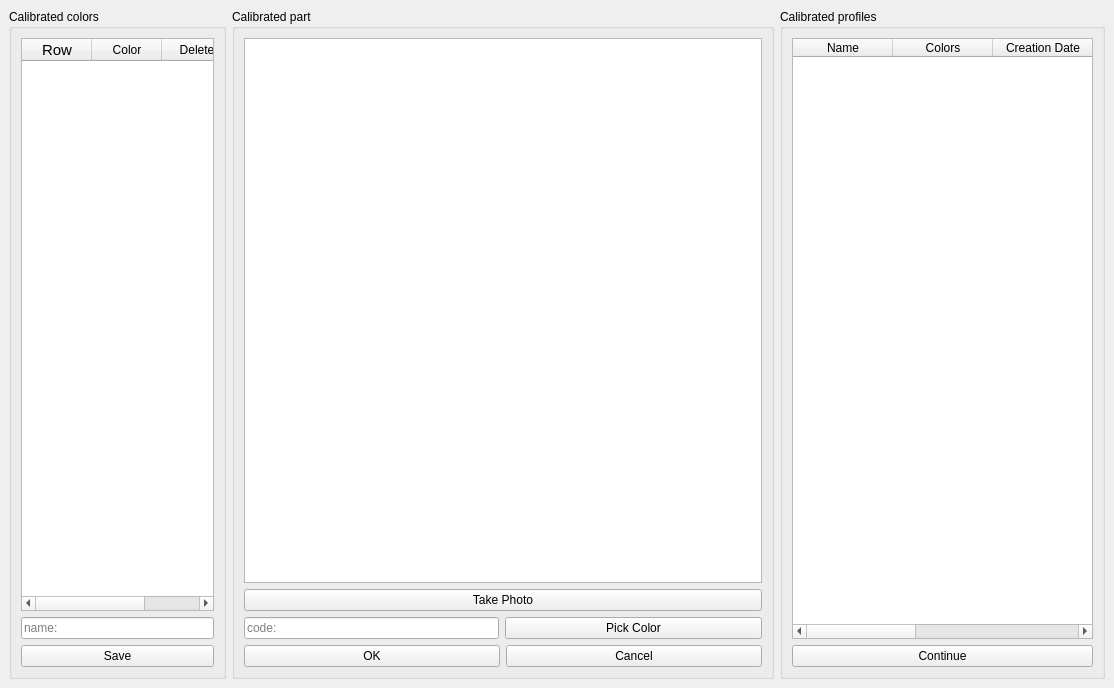
<?xml version="1.0" encoding="UTF-8"?>
<ui version="4.0">
 <class>Calibration_window</class>
 <widget class="QMainWindow" name="Calibration_window">
  <property name="geometry">
   <rect>
    <x>0</x>
    <y>0</y>
    <width>1114</width>
    <height>688</height>
   </rect>
  </property>
  <property name="windowTitle">
   <string>MainWindow</string>
  </property>
  <widget class="QWidget" name="centralwidget">
   <property name="enabled">
    <bool>true</bool>
   </property>
   <property name="sizePolicy">
    <sizepolicy hsizetype="Preferred" vsizetype="Preferred">
     <horstretch>0</horstretch>
     <verstretch>0</verstretch>
    </sizepolicy>
   </property>
   <property name="minimumSize">
    <size>
     <width>0</width>
     <height>0</height>
    </size>
   </property>
   <layout class="QHBoxLayout" name="horizontalLayout_4" stretch="4,10,6">
    <property name="leftMargin">
     <number>9</number>
    </property>
    <item>
     <widget class="QGroupBox" name="groupBox">
      <property name="title">
       <string>Calibrated colors</string>
      </property>
      <layout class="QVBoxLayout" name="verticalLayout_3">
       <item>
        <widget class="QTableWidget" name="CalibratedColorsTable">
         <property name="textElideMode">
          <enum>Qt::TextElideMode::ElideMiddle</enum>
         </property>
         <property name="sortingEnabled">
          <bool>false</bool>
         </property>
         <property name="rowCount">
          <number>0</number>
         </property>
         <property name="columnCount">
          <number>3</number>
         </property>
         <attribute name="horizontalHeaderVisible">
          <bool>true</bool>
         </attribute>
         <attribute name="horizontalHeaderCascadingSectionResizes">
          <bool>false</bool>
         </attribute>
         <attribute name="horizontalHeaderMinimumSectionSize">
          <number>50</number>
         </attribute>
         <attribute name="horizontalHeaderDefaultSectionSize">
          <number>70</number>
         </attribute>
         <attribute name="horizontalHeaderHighlightSections">
          <bool>false</bool>
         </attribute>
         <attribute name="horizontalHeaderShowSortIndicator" stdset="0">
          <bool>false</bool>
         </attribute>
         <attribute name="horizontalHeaderStretchLastSection">
          <bool>true</bool>
         </attribute>
         <attribute name="verticalHeaderVisible">
          <bool>false</bool>
         </attribute>
         <attribute name="verticalHeaderCascadingSectionResizes">
          <bool>false</bool>
         </attribute>
         <attribute name="verticalHeaderShowSortIndicator" stdset="0">
          <bool>false</bool>
         </attribute>
         <attribute name="verticalHeaderStretchLastSection">
          <bool>false</bool>
         </attribute>
         <column>
          <property name="text">
           <string>Row</string>
          </property>
          <property name="font">
           <font>
            <pointsize>11</pointsize>
            <stylestrategy>PreferDefault</stylestrategy>
           </font>
          </property>
         </column>
         <column>
          <property name="text">
           <string>Color</string>
          </property>
         </column>
         <column>
          <property name="text">
           <string>Delete</string>
          </property>
         </column>
        </widget>
       </item>
       <item>
        <widget class="QLineEdit" name="NamePrflineEdit">
         <property name="inputMask">
          <string/>
         </property>
         <property name="text">
          <string/>
         </property>
         <property name="placeholderText">
          <string>name:</string>
         </property>
        </widget>
       </item>
       <item>
        <layout class="QHBoxLayout" name="horizontalLayout_7">
         <item>
          <widget class="QPushButton" name="SaveButton">
           <property name="text">
            <string>Save</string>
           </property>
          </widget>
         </item>
        </layout>
       </item>
      </layout>
     </widget>
    </item>
    <item>
     <widget class="QGroupBox" name="groupBox_3">
      <property name="title">
       <string>Calibrated part</string>
      </property>
      <layout class="QVBoxLayout" name="verticalLayout_2">
       <item>
        <layout class="QVBoxLayout" name="verticalLayout">
         <item>
          <widget class="QGraphicsView" name="CameraScan">
           <property name="styleSheet">
            <string notr="true"/>
           </property>
           <property name="verticalScrollBarPolicy">
            <enum>Qt::ScrollBarPolicy::ScrollBarAlwaysOff</enum>
           </property>
           <property name="horizontalScrollBarPolicy">
            <enum>Qt::ScrollBarPolicy::ScrollBarAlwaysOff</enum>
           </property>
           <property name="sizeAdjustPolicy">
            <enum>QAbstractScrollArea::SizeAdjustPolicy::AdjustToContents</enum>
           </property>
          </widget>
         </item>
         <item>
          <widget class="QPushButton" name="TakePhotoBtn">
           <property name="text">
            <string>Take Photo</string>
           </property>
          </widget>
         </item>
         <item>
          <layout class="QHBoxLayout" name="horizontalLayout_3" stretch="99,100">
           <item>
            <widget class="QLineEdit" name="CodeIn">
             <property name="text">
              <string/>
             </property>
             <property name="placeholderText">
              <string>code:</string>
             </property>
            </widget>
           </item>
           <item>
            <widget class="QPushButton" name="PickColorBtn">
             <property name="text">
              <string>Pick Color</string>
             </property>
            </widget>
           </item>
          </layout>
         </item>
         <item>
          <layout class="QHBoxLayout" name="horizontalLayout_2">
           <item>
            <widget class="QPushButton" name="OkBtn">
             <property name="text">
              <string>OK</string>
             </property>
            </widget>
           </item>
           <item>
            <widget class="QPushButton" name="CancelBtn">
             <property name="text">
              <string>Cancel</string>
             </property>
            </widget>
           </item>
          </layout>
         </item>
        </layout>
       </item>
      </layout>
     </widget>
    </item>
    <item>
     <widget class="QGroupBox" name="groupBox_2">
      <property name="title">
       <string>Calibrated profiles</string>
      </property>
      <layout class="QVBoxLayout" name="verticalLayout_4">
       <item>
        <widget class="QTableWidget" name="PrfTable">
         <attribute name="horizontalHeaderCascadingSectionResizes">
          <bool>false</bool>
         </attribute>
         <attribute name="horizontalHeaderShowSortIndicator" stdset="0">
          <bool>false</bool>
         </attribute>
         <attribute name="horizontalHeaderStretchLastSection">
          <bool>true</bool>
         </attribute>
         <attribute name="verticalHeaderVisible">
          <bool>false</bool>
         </attribute>
         <attribute name="verticalHeaderCascadingSectionResizes">
          <bool>false</bool>
         </attribute>
         <attribute name="verticalHeaderHighlightSections">
          <bool>true</bool>
         </attribute>
         <attribute name="verticalHeaderShowSortIndicator" stdset="0">
          <bool>false</bool>
         </attribute>
         <attribute name="verticalHeaderStretchLastSection">
          <bool>false</bool>
         </attribute>
         <column>
          <property name="text">
           <string>Name</string>
          </property>
         </column>
         <column>
          <property name="text">
           <string>Colors</string>
          </property>
         </column>
         <column>
          <property name="text">
           <string>Creation Date</string>
          </property>
         </column>
         <column>
          <property name="text">
           <string>Select</string>
          </property>
         </column>
         <column>
          <property name="text">
           <string>Delete</string>
          </property>
         </column>
        </widget>
       </item>
       <item>
        <widget class="QPushButton" name="CountinueBtn">
         <property name="text">
          <string>Continue</string>
         </property>
        </widget>
       </item>
      </layout>
     </widget>
    </item>
   </layout>
  </widget>
 </widget>
 <resources/>
 <connections/>
</ui>
